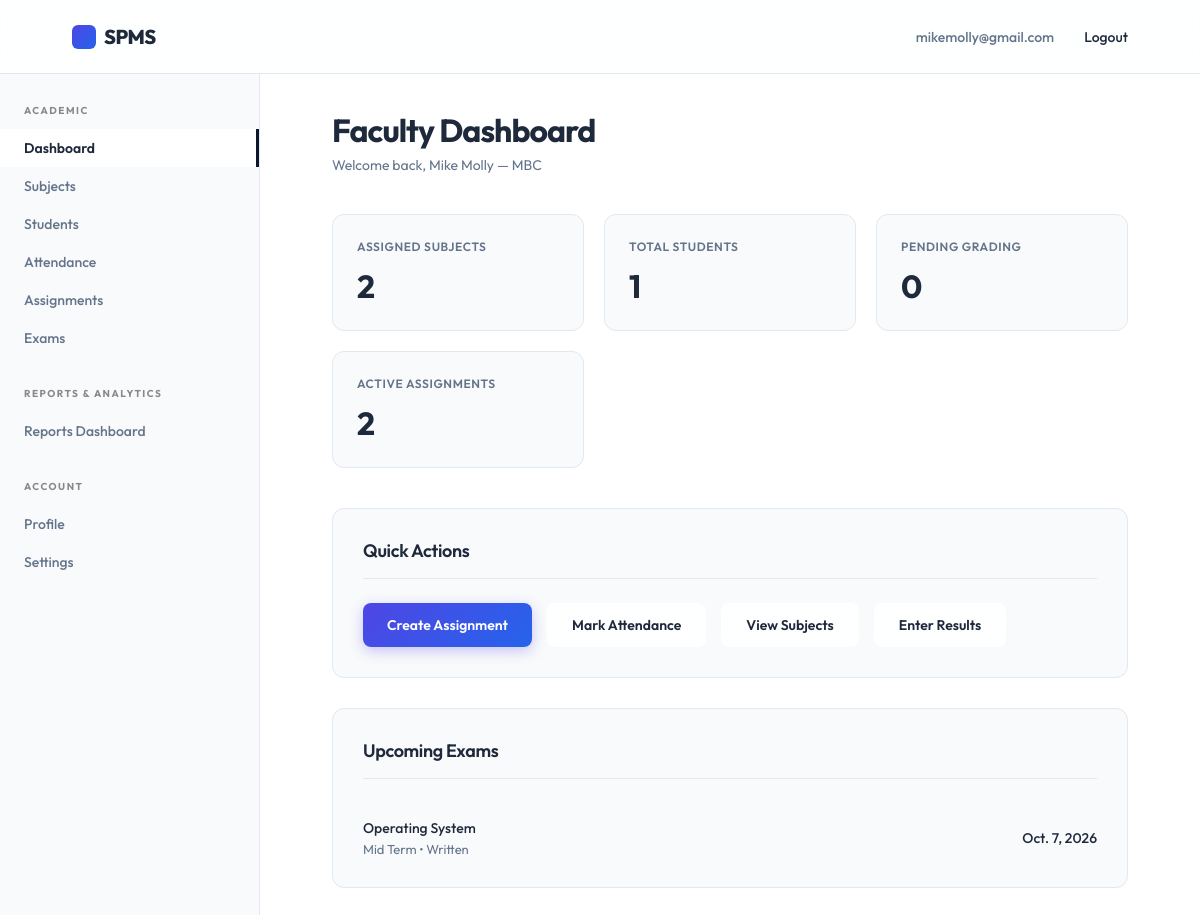
Page /faculty/dashboard/ (signed in) on the committed database.
### accounts/models.py (models this page shows, shortened)
class User(AbstractUser):
    class RoleChoices(models.TextChoices):
        STUDENT = 'student', 'Student'
        FACULTY = 'faculty', 'Faculty'
        ADMIN = 'admin', 'Admin'
    username = None
    email = models.EmailField(unique=True)
    role = models.CharField(max_length=20, choices=RoleChoices.choices, default=RoleChoices.STUDENT)
    contact_number = models.CharField(max_length=15, blank=True, null=True)
    deactivated_at = models.DateTimeField(blank=True, null=True)
    updated_at = models.DateTimeField(auto_now=True)
    USERNAME_FIELD = 'email'
    REQUIRED_FIELDS = []
    objects = CustomUserManager()

### faculty/models.py (models this page shows, shortened)
class Faculty(models.Model):
    user = models.OneToOneField(settings.AUTH_USER_MODEL, on_delete=models.CASCADE, related_name='faculty_profile')
    department = models.ForeignKey('academics.Department', on_delete=models.SET_NULL, null=True, blank=True, related_name='faculties')
    designation = models.CharField(max_length=100)
    specialization = models.CharField(max_length=150, blank=True, null=True)
    qualification = models.CharField(max_length=150, blank=True, null=True)
    office_email = models.EmailField(blank=True, null=True)
    office_contact = models.CharField(max_length=20, blank=True, null=True)
    date_of_join = models.DateField(blank=True, null=True)
    updated_at = models.DateTimeField(auto_now=True)

### academics/models.py (models this page shows, shortened)
class Department(models.Model):
    name = models.CharField(max_length=100, unique=True)
    code = models.CharField(max_length=20, unique=True)
    contact = models.CharField(max_length=20, blank=True, null=True)
    email = models.EmailField(unique=True, blank=True, null=True)

class SubjectOffering(models.Model):
    class SubjectType(models.TextChoices):
        CORE = 'core', 'Core'
        ELECTIVE = 'elective', 'Elective'
        LAB = 'lab', 'Lab'
        PROJECT = 'project', 'Project'
    subject = models.ForeignKey(Subject, on_delete=models.CASCADE, related_name='offerings')
    semester = models.ForeignKey(Semester, on_delete=models.CASCADE, related_name='subject_offerings')
    faculty = models.ForeignKey('faculty.Faculty', on_delete=models.SET_NULL, null=True, blank=True, related_name='subject_offerings')
    subject_type = models.CharField(max_length=20, choices=SubjectType.choices, default=SubjectType.CORE)
    credits = models.PositiveIntegerField()
    class Meta:
        constraints = [
            models.UniqueConstraint(fields=['subject', 'semester'], name='unique_subject_offering')
        ]

class Subject(models.Model):
    name = models.CharField(max_length=150)
    code = models.CharField(max_length=20, unique=True)
    description = models.TextField(blank=True, null=True)

### examinations/models.py (models this page shows, shortened)
class Exam(models.Model):
    class ExamTerm(models.TextChoices):
        INTERNAL = 'internal', 'Mini Test'
        MID_SEM = 'mid_sem', 'Mid Term'
        END_SEM = 'end_sem', 'End Term'
    class ExamCategory(models.TextChoices):
        WRITTEN = 'written', 'Written'
        PRACTICAL = 'practical', 'Practical'
        PRESENTATION = 'presentation', 'Presentation'
        VIVA = 'viva', 'Viva'
    class StatusChoices(models.TextChoices):
        SCHEDULED = 'scheduled', 'Scheduled'
        COMPLETED = 'completed', 'Completed'
        RESULTS_PENDING = 'results_pending', 'Results Pending'
        PUBLISHED = 'published', 'Published'
        CANCELLED = 'cancelled', 'Cancelled'
    offering = models.ForeignKey('academics.SubjectOffering', on_delete=models.CASCADE, related_name='exams')
    exam_term = models.CharField(max_length=20, choices=ExamTerm.choices)
    exam_category = models.CharField(max_length=20, choices=ExamCategory.choices)
    exam_date = models.DateField()
    total_marks = models.DecimalField(max_digits=5, decimal_places=2)
    description = models.TextField(blank=True, null=True)
    status = models.CharField(max_length=20, choices=StatusChoices.choices, default=StatusChoices.SCHEDULED)
    updated_at = models.DateTimeField(auto_now=True)
    class Meta:
        constraints = [
            models.UniqueConstraint(
                fields=['offering', 'exam_term', 'exam_category', 'exam_date'],
                name='unique_exam_schedule'
            )
        ]

### faculty/views.py (the view)
# urls.py: path('dashboard/', views.FacultyDashboardView.as_view(), name='dashboard'),
class FacultyDashboardView(FacultyRequiredMixin, TemplateView):
    template_name = 'faculty/dashboard.html'
    def get_context_data(self, **kwargs):
        context = super().get_context_data(**kwargs)
        faculty = self.request.user.faculty_profile
        offerings = SubjectOffering.objects.filter(faculty=faculty)
        context['assigned_subjects_count'] = offerings.count()
        semester_ids = offerings.values_list('semester_id', flat=True).distinct()
        students_count = StudentSemester.objects.filter(
            semester_id__in=semester_ids,
            status__in=[StudentSemester.StatusChoices.ACTIVE, StudentSemester.StatusChoices.BACKLOG]
        ).values('student').distinct().count()
        context['total_students'] = students_count
        upcoming_exams = Exam.objects.filter(
            offering__faculty=faculty,
            exam_date__gte=timezone.now().date()
        ).order_by('exam_date')[:5]
        context['upcoming_exams'] = upcoming_exams
        pending_grading = AssignmentSubmission.objects.filter(
            assignment__offering__faculty=faculty,
            marks_awarded__isnull=True
        ).count()
        context['pending_grading'] = pending_grading
        active_assignments = Assignment.objects.filter(
            offering__faculty=faculty,
            status=Assignment.StatusChoices.ACTIVE
        ).count()
        context['active_assignments'] = active_assignments
        return context

### faculty/views.py (called while the page is built)
    def test_func(self):
        return self.request.user.is_authenticated and self.request.user.role == User.RoleChoices.FACULTY

### templates/faculty/dashboard.html
{% extends 'faculty/base.html' %}
{% block page_title %}Faculty Dashboard{% endblock %}
{% block page_subtitle %}Welcome back, {{ request.user.get_full_name|default:request.user.email }} — {% if request.user.faculty_profile.department %}{{ request.user.faculty_profile.department.name }}{% else %}Department Not Assigned{% endif %}{% endblock %}
{% block dashboard_content %}
<div class="stat-grid">
    {% include 'components/stat_card.html' with label="Assigned Subjects" value=assigned_subjects_count %}
    {% include 'components/stat_card.html' with label="Total Students" value=total_students %}
    {% include 'components/stat_card.html' with label="Pending Grading" value=pending_grading %}
    {% include 'components/stat_card.html' with label="Active Assignments" value=active_assignments %}
</div>
<div class="dashboard-section">
    <div class="section-header">
        <h2 class="section-title">Quick Actions</h2>
    </div>
    <div style="display: flex; gap: 15px; flex-wrap: wrap;">
        <a href="{% url 'faculty:assignment_create' %}" class="btn btn-primary">Create Assignment</a>
        <a href="{% url 'faculty:attendance' %}" class="btn btn-secondary">Mark Attendance</a>
        <a href="{% url 'faculty:subjects' %}" class="btn btn-secondary">View Subjects</a>
        <a href="{% url 'faculty:exams' %}" class="btn btn-secondary">Enter Results</a>
    </div>
</div>
<div class="dashboard-section">
    <div class="section-header">
        <h2 class="section-title">Upcoming Exams</h2>
    </div>
    <div class="data-list">
        {% for exam in upcoming_exams %}
        <div class="data-item">
            <div>
                <div class="data-main">{{ exam.offering.subject.name }}</div>
                <div class="data-sub">{{ exam.get_exam_term_display }} • {{ exam.get_exam_category_display }}</div>
            </div>
            <div class="data-meta">
                <div class="data-main">{{ exam.exam_date }}</div>
            </div>
        </div>
        {% empty %}
        <div class="data-item">
            <div class="data-main" style="color: var(--muted);">No upcoming exams scheduled.</div>
        </div>
        {% endfor %}
    </div>
</div>
{% endblock %}

### templates/components/navbar.html (shortened to what this page needs)
<header class="navbar">
    <a href="{% if request.user.is_authenticated %}{% if request.user.role == 'admin' or request.user.is_superuser %}{% url 'spms_admin:dashboard' %}{% elif request.user.role == 'faculty' %}{% url 'faculty:dashboard' %}{% else %}{% url 'students:dashboard' %}{% endif %}{% else %}{% url 'landing_page' %}{% endif %}" class="brand" aria-label="SPMS home">
        <span class="brand-mark"></span>
        SPMS
    </a>
    <nav class="nav-links" aria-label="User navigation">
        {% if request.user.is_authenticated %}
            <span style="color: var(--muted);">{{ request.user.email }}</span>
            <form action="{% url 'accounts:logout' %}" method="post" style="display:inline;">
                <button type="submit" style="background:none;border:none;cursor:pointer;font-family:inherit;font-size:inherit;font-weight:inherit;color:inherit;" class="nav-links a">Logout</button>
            </form>
        {% else %}
            {% if request.resolver_match.url_name != 'login' %}
                <a href="{% url 'accounts:login' %}">Login</a>
            {% endif %}
        {% endif %}
    </nav>
</header>

### static/style.css (style rules this page uses)
:root { --bg: #f9fafb; --text: #1e293b; --muted: #64748b; --line: #e2e8f0; --soft: #ffffff; --primary: #4f46e5; --primary-hover: #4338ca; --accent: #2563eb; --black: #0f172a; --radius: 12px; --glass-bg: rgba(255, 255, 255, 0.85); --glass-border: rgba(255, 255, 255, 0.6); --glass-shadow: 0 10px 40px 0 rgba(31, 38, 135, 0.05); }
* { box-sizing: border-box; margin: 0; padding: 0; scrollbar-width: thin; scrollbar-color: rgba(0, 0, 0, 0.2) var(--bg); }
html { scroll-behavior: smooth; }
body { min-height: 100vh; background: var(--bg); color: var(--text); font-family: 'Outfit', Arial, sans-serif; -webkit-font-smoothing: antialiased; }
a { color: inherit; text-decoration: none; }
.navbar { height: 74px; width: 100%; display: flex; align-items: center; justify-content: space-between; padding: 0 6vw; background: rgba(255, 255, 255, 0.85); backdrop-filter: blur(16px); -webkit-backdrop-filter: blur(16px); border-bottom: 1px solid var(--line); position: sticky; top: 0; z-index: 100; }
.brand { font-size: 20px; font-weight: 800; letter-spacing: -0.5px; display: flex; align-items: center; gap: 8px; }
.brand-mark { width: 24px; height: 24px; background: linear-gradient(135deg, var(--primary), var(--accent)); border-radius: 6px; display: inline-block; }
.nav-links { display: flex; gap: 30px; font-size: 14px; font-weight: 500; }
.btn { display: inline-flex; align-items: center; justify-content: center; padding: 12px 24px; border-radius: 8px; font-size: 14px; font-weight: 600; transition: all 0.3s cubic-bezier(0.16, 1, 0.3, 1); cursor: pointer; border: none; }
.btn-primary { background: linear-gradient(135deg, var(--primary), var(--accent)); color: white; box-shadow: 0 4px 14px rgba(79, 70, 229, 0.3); }
.btn-secondary { background: var(--glass-bg); border: 1px solid var(--glass-border); color: var(--text); backdrop-filter: blur(12px); }

### static/dashboard.css (style rules this page uses)
.stat-grid { display: grid; grid-template-columns: repeat(auto-fit, minmax(220px, 1fr)); gap: 20px; margin-bottom: 40px; }
.dashboard-section { background: var(--bg); border: 1px solid var(--line); border-radius: var(--radius); padding: 30px; margin-bottom: 30px; }
.section-header { display: flex; justify-content: space-between; align-items: center; margin-bottom: 24px; padding-bottom: 16px; border-bottom: 1px solid var(--line); }
.section-title { font-size: 18px; font-weight: 600; letter-spacing: -.02em; }
.data-list { display: flex; flex-direction: column; }
.data-item { display: flex; justify-content: space-between; align-items: center; padding: 16px 0; border-bottom: 1px solid var(--line); }
.data-item:last-child { border-bottom: none; padding-bottom: 0; }
.data-main { font-weight: 500; font-size: 14px; }
.data-sub { color: var(--muted); font-size: 13px; margin-top: 4px; }
.data-meta { font-size: 13px; font-weight: 500; text-align: right; }

### rows in the picture
User: user.email "mikemolly@gmail.com", user.get_full_name "Mike Molly", user.faculty_profile.department.name "MBC"
Exam: offering.subject.name "Operating System", exam_term "Mid Term", exam_category "Written", exam_date "Oct. 7, 2026"

### other values in the picture
{{ label }} "ASSIGNED SUBJECTS TOTAL STUDENTS PENDING GRADING ACTIVE ASSIGNMENTS"
{{ value }} "2 1 0 2"
